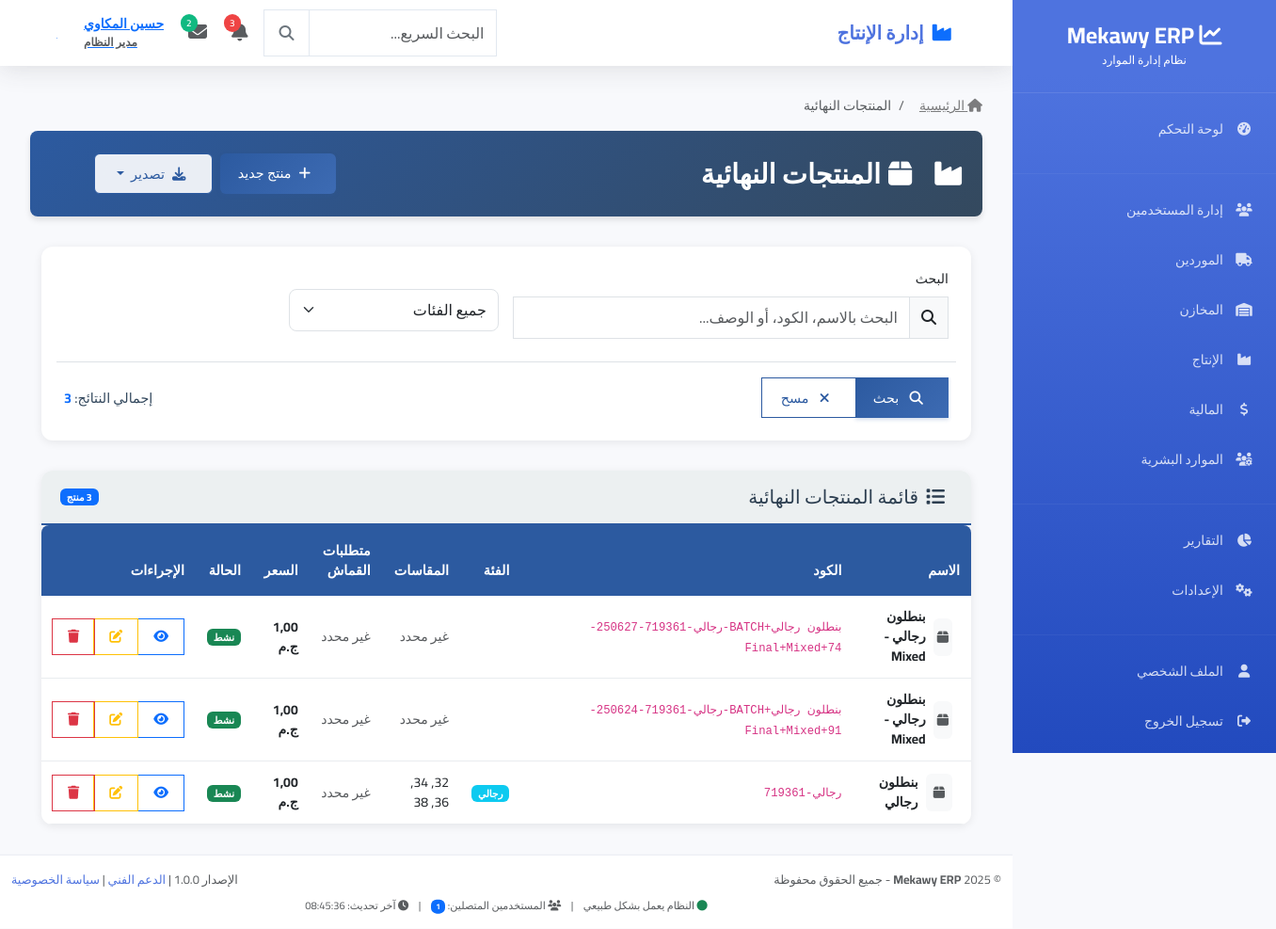
/production/finished-products/ (signed in), run on the app's committed database.
### users/models.py (models this page shows, shortened)
class User(AbstractUser):
    ROLE_CHOICES = [
        ('admin', 'مدير النظام'),
        ('manager', 'مدير'),
        ('warehouse_manager', 'مدير المخازن'),
        ('warehouse_employee', 'موظف مخازن'),
        ('production_manager', 'مدير الإنتاج'),
        ('accountant', 'محاسب'),
        ('employee', 'موظف'),
        ('viewer', 'مشاهد فقط'),
    ]
    email = models.EmailField(unique=True, verbose_name="البريد الإلكتروني")
    phone = models.CharField(max_length=20, blank=True, null=True, verbose_name="رقم الهاتف")
    role = models.CharField(max_length=20, choices=ROLE_CHOICES, default='employee', verbose_name="الدور")
    department = models.CharField(max_length=100, blank=True, null=True, verbose_name="القسم")
    profile_picture = models.ImageField(upload_to='profile_pics/', blank=True, null=True, verbose_name="الصورة الشخصية")
    is_active = models.BooleanField(default=True, verbose_name="نشط")
    created_at = models.DateTimeField(auto_now_add=True, verbose_name="تاريخ الإنشاء")
    updated_at = models.DateTimeField(auto_now=True, verbose_name="آخر تحديث")
    USERNAME_FIELD = 'email'
    REQUIRED_FIELDS = ['username', 'first_name', 'last_name']
    class Meta:
        db_table = 'users_user'
        verbose_name = 'مستخدم'
        verbose_name_plural = 'المستخدمون'
    @property
    def full_name(self):
        return f"{self.first_name} {self.last_name}".strip()

### production/models.py (models this page shows, shortened)
class FinishedProduct(models.Model):
    PRODUCT_CATEGORIES = [
        ('shirt', 'قميص'),
        ('pants', 'بنطلون'),
        ('dress', 'فستان'),
        ('jacket', 'جاكيت'),
        ('skirt', 'تنورة'),
        ('other', 'أخرى'),
    ]
    SIZES = [
        ('XS', 'XS'),
        ('S', 'S'),
        ('M', 'M'),
        ('L', 'L'),
        ('XL', 'XL'),
        ('XXL', 'XXL'),
        ('XXXL', 'XXXL'),
    ]
    name = models.CharField(max_length=200, verbose_name="اسم المنتج")
    code = models.CharField(max_length=50, unique=True, verbose_name="كود المنتج")
    category = models.ForeignKey(ProductCategory, on_delete=models.SET_NULL, null=True, blank=True, verbose_name="الفئة")
    size_group = models.ForeignKey(SizeGroup, on_delete=models.SET_NULL, null=True, blank=True, verbose_name="مجموعة المقاسات")
    fabric_per_meter = models.DecimalField(max_digits=6, decimal_places=2, default=0, verbose_name="متطلبات القماش لكل متر")
    description = models.TextField(blank=True, verbose_name="الوصف")
    base_cost = models.DecimalField(max_digits=10, decimal_places=2, default=0, verbose_name="التكلفة الأساسية")
    selling_price = models.DecimalField(max_digits=10, decimal_places=2, default=0, verbose_name="سعر البيع")
    fabric_quantity_per_piece = models.DecimalField(max_digits=6, decimal_places=2, verbose_name="كمية القماش المطلوبة لإنتاج قطعة واحدة")
    warehouse_product = models.OneToOneField(
        WarehouseProduct,
        on_delete=models.SET_NULL,
        null=True,
        blank=True,
        related_name='finished_product_origin',
        verbose_name="منتج المخزن"
    )
    is_active = models.BooleanField(default=True, verbose_name="الحالة")
    created_at = models.DateTimeField(auto_now_add=True, verbose_name="تاريخ الإنشاء")
    created_by = models.ForeignKey(User, on_delete=models.SET_NULL, null=True, verbose_name="أنشأ بواسطة")
    class Meta:
        verbose_name = "منتج نهائي"
        verbose_name_plural = "المنتجات النهائية"

class ProductCategory(models.Model):
    name = models.CharField(max_length=100, verbose_name="اسم الفئة")
    parent = models.ForeignKey('self', on_delete=models.CASCADE, null=True, blank=True, related_name='subcategories', verbose_name="الفئة الأساسية")
    is_active = models.BooleanField(default=True, verbose_name="نشط")
    class Meta:
        verbose_name = "فئة المنتج"
        verbose_name_plural = "فئات المنتجات"

class SizeGroup(models.Model):
    name = models.CharField(max_length=50, verbose_name="اسم مجموعة المقاسات")
    sizes = models.JSONField(default=list, verbose_name="المقاسات")  # ['30', '32', '34']
    class Meta:
        verbose_name = "مجموعة مقاسات"
        verbose_name_plural = "مجموعات المقاسات"

### production/views.py (the view)
# urls.py: path('finished-products/', views.FinishedProductListView.as_view(), name='finished_product_list'),
class FinishedProductListView(LoginRequiredMixin, ListView):
    model = FinishedProduct
    template_name = 'production/finished_product_list.html'
    context_object_name = 'products'
    paginate_by = 20
    def get_queryset(self):
        queryset = FinishedProduct.objects.filter(is_active=True)
        search = self.request.GET.get('search')
        if search:
            queryset = queryset.filter(
                Q(name__icontains=search) |
                Q(code__icontains=search) |
                Q(description__icontains=search)
            )
        category = self.request.GET.get('category')
        if category:
            queryset = queryset.filter(category=category)
        return queryset.order_by('-created_at')
    def get_context_data(self, **kwargs):
        context = super().get_context_data(**kwargs)
        context['filter_config'] = [
            {
                'name': 'category',
                'placeholder': 'جميع الفئات',
                'options': [
                    {'value': choice[0], 'label': choice[1]}
                    for choice in FinishedProduct.PRODUCT_CATEGORIES
                ]
            }
        ]
        return context

### templates/production/finished_product_list.html (shortened to what this page needs)
{% extends 'production/production_base.html' %}
{% load static %}
{% block production_page_title %}
    <i class="fas fa-box me-2"></i>المنتجات النهائية
{% endblock %}
{% block production_breadcrumb_items %}
    <li class="breadcrumb-item active">المنتجات النهائية</li>
{% endblock %}
{% block production_header_actions %}
    <div class="d-flex gap-2">
        <a href="{% url 'production:finished_product_create' %}" class="btn btn-production">
            <i class="fas fa-plus me-2"></i>منتج جديد
        </a>
        <div class="dropdown">
            <button class="btn btn-production-outline dropdown-toggle" type="button" data-bs-toggle="dropdown">
                <i class="fas fa-download me-2"></i>تصدير
            </button>
        </div>
    </div>
{% endblock %}
{% block production_content %}
    {% include 'production/partials/components/search_filters.html' with filters=filter_config search_enabled=True search_placeholder="البحث بالاسم، الكود، أو الوصف..." total_count=products.count %}
    <div class="production-card">
        <div class="production-card-header">
            <div class="d-flex justify-content-between align-items-center">
                <h5 class="mb-0">
                    <i class="fas fa-list me-2"></i>قائمة المنتجات النهائية
                </h5>
                <span class="badge bg-primary">{{ products.count }} منتج</span>
            </div>
        </div>
        <div class="production-card-body p-0">
            {% if products %}
                <div class="table-responsive">
                    <table class="table production-table mb-0">
                        <thead>
                            <tr>
                                <th>الاسم</th>
                                <th>الكود</th>
                                <th>الفئة</th>
                                <th>المقاسات</th>
                                <th>متطلبات القماش</th>
                                <th>السعر</th>
                                <th>الحالة</th>
                                <th>الإجراءات</th>
                            </tr>
                        </thead>
                        <tbody>
                            {% for product in products %}
                                <tr>
                                    <td>
                                        <div class="d-flex align-items-center">
                                            {% if product.image %}
                                                <img src="{{ product.image.url }}" alt="{{ product.name }}"
                                                     class="rounded me-2" width="40" height="40">
                                            {% else %}
                                                <div class="bg-light rounded me-2 d-flex align-items-center justify-content-center"
                                                     style="width: 40px; height: 40px;">
                                                    <i class="fas fa-box text-muted"></i>
                                                </div>
                                            {% endif %}
                                            <div>
                                                <strong>{{ product.name }}</strong>
                                            </div>
                                        </div>
                                    </td>
                                    <td><code>{{ product.code }}</code></td>
                                    <td>
                                        <span class="badge bg-info">{{ product.category.name }}</span>
                                    </td>
                                    <td>
                                        {% if product.size_group %}
                                            {{ product.size_group.sizes|join:", " }}
                                        {% else %}
                                            <span class="text-muted">غير محدد</span>
                                        {% endif %}
                                    </td>
                                    <td>
                                        {% if product.fabric_requirement_per_piece %}
                                            {{ product.fabric_requirement_per_piece|floatformat:2 }} متر/قطعة
                                        {% else %}
                                            <span class="text-muted">غير محدد</span>
                                        {% endif %}
                                    </td>
                                    <td>
                                        {% if product.selling_price %}
                                            <strong>{{ product.selling_price }} ج.م</strong>
                                        {% else %}
                                            <span class="text-muted">غير محدد</span>
                                        {% endif %}
                                    </td>
                                    <td>
                                        {% if product.is_active %}
                                            <span class="badge bg-success">نشط</span>
                                        {% else %}
                                            <span class="badge bg-secondary">غير نشط</span>
                                        {% endif %}
                                    </td>
                                    <td>
                                        <div class="btn-group btn-group-sm">
                                            <a href="{% url 'production:finished_product_detail' product.pk %}"
                                               class="btn btn-outline-primary" title="عرض التفاصيل">
                                                <i class="fas fa-eye"></i>
                                            </a>
                                            <a href="{% url 'production:finished_product_update' product.pk %}"
                                               class="btn btn-outline-warning" title="تعديل">
                                                <i class="fas fa-edit"></i>
                                            </a>
                                            <button type="button" class="btn btn-outline-danger"
                                                    data-delete-url="{% url 'production:finished_product_delete' product.pk %}"
                                                    data-item-name="{{ product.name }}" title="حذف">
                                                <i class="fas fa-trash"></i>
                                            </button>
                                        </div>
                                    </td>
                                </tr>
                            {% endfor %}
                        </tbody>
                    </table>
                </div>
            {% endif %}
        </div>
    </div>
{% endblock %}

### templates/partials/navbar.html (shortened to what this page needs)
<nav class="navbar navbar-expand-lg">
    <div class="container-fluid px-3">
        <div class="navbar-brand mb-0 fw-bold fs-5">
            {% block page_title %}
                {% if request.resolver_match.url_name == 'index' %}
                    <i class="fas fa-tachometer-alt text-primary me-2"></i>لوحة التحكم
                {% elif 'users' in request.resolver_match.app_name %}
                    <i class="fas fa-users text-primary me-2"></i>إدارة المستخدمين
                {% elif 'suppliers' in request.resolver_match.app_name %}
                    <i class="fas fa-truck text-primary me-2"></i>إدارة الموردين
                {% elif 'warehouses' in request.resolver_match.app_name %}
                    <i class="fas fa-warehouse text-primary me-2"></i>إدارة المخازن
                {% elif 'production' in request.resolver_match.app_name %}
                    <i class="fas fa-industry text-primary me-2"></i>إدارة الإنتاج
                {% elif 'finance' in request.resolver_match.app_name %}
                    <i class="fas fa-chart-line text-primary me-2"></i>إدارة المالية
                {% elif 'hr' in request.resolver_match.app_name %}
                    <i class="fas fa-users-cog text-primary me-2"></i>الموارد البشرية
                {% else %}
                    <i class="fas fa-chart-line text-primary me-2"></i>Mekawy ERP
                {% endif %}
            {% endblock %}
        </div>
        <div class="d-flex align-items-center gap-2">
            <div class="search-container d-none d-md-block">
                <div class="input-group">
                    <input type="text" class="form-control search-input" placeholder="البحث السريع..." style="width: 200px;">
                    <button class="btn btn-outline-secondary search-btn" type="button">
                        <i class="fas fa-search"></i>
                    </button>
                </div>
            </div>
            <div class="dropdown">
                <button class="btn btn-link position-relative p-2" data-bs-toggle="dropdown">
                    <i class="fas fa-bell fs-5 text-muted"></i>
                    <span class="notification-badge">3</span>
                </button>
            </div>
            <div class="dropdown">
                <button class="btn btn-link position-relative p-2" data-bs-toggle="dropdown">
                    <i class="fas fa-envelope fs-5 text-muted"></i>
                    <span class="message-badge">2</span>
                </button>
            </div>
            <div class="dropdown">
                <button class="btn btn-link d-flex align-items-center gap-2 p-2" data-bs-toggle="dropdown">
                    <div class="user-info text-end d-none d-lg-block">
                        <div class="fw-semibold">{{ user.get_full_name|default:user.username }}</div>
                        <small class="text-muted">{{ user.get_role_display|default:"مستخدم" }}</small>
                    </div>
                    {% if user.profile_picture %}
                        <img src="{{ user.profile_picture.url }}" class="user-avatar" alt="{{ user.get_full_name }}">
                    {% else %}
                        <div class="user-avatar-placeholder">
                            {{ user.get_full_name|first|upper|default:"U" }}
                        </div>
                    {% endif %}
                </button>
            </div>
        </div>
    </div>
</nav>

### data on the page
User: get_full_name "حسين المكاوي", role "مدير النظام", get_full_name|first "ح"
FinishedProduct: name "بنطلون رجالي - Mixed", code "بنطلون رجالي+BATCH-رجالي-719361-250627-74+Final+Mixed", shows "غير محدد", selling_price "1,00", is_active "نشط"
FinishedProduct: name "بنطلون رجالي - Mixed", code "بنطلون رجالي+BATCH-رجالي-719361-250624-91+Final+Mixed", shows "غير محدد", selling_price "1,00", is_active "نشط"
FinishedProduct: name "بنطلون رجالي", code "رجالي-719361", category.name "رجالي", size_group.sizes "32, 34, 36, 38", selling_price "1,00", is_active "نشط"

### other printed values
{{ total_count }} "3"
{{ products.count }} "3"
{{ online_users_count|default:"0" }} "1"
{{ last_update|default:"الآن" }} "08:45:36"
form field category "جميع الفئات"
